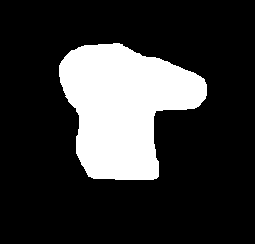
%> input picture Lab 6-A/Image_1.bmp, 255 x 244 px
$ octave erosion.m   (GNU Octave 9; MATLAB toolbox functions it lacks are replaced by stand-ins)
%> lines starting %> are read from the running program, lines starting %| are printed output that depends on the picture; in (x1, y1, x2, y2) boxes, pixels count from 0 and x2, y2 are one past the last pixel; in counts of white or black regions, pixels touching at a corner belong together; the program's own positions count from 1
A=imread('Image_1.bmp');
%> A: size 244x255 logical; 21% white; 1 white region, box (x1, y1, x2, y2) and area: (59, 43, 207, 180) 13041
figure;
subplot(131);
imshow(A);
%B=[1 1 1 1 1; 1 1 1 1 1; 1 1 1 1 1;1 1 1 1 1;1 1 1 1 1];%square
B=[0 0 1 0 0; 0 1 1 1 0; 1 1 1 1 1;0 1 1 1 0;0 0 1 0 0];%circle
C=padarray(A,[0 1],1);
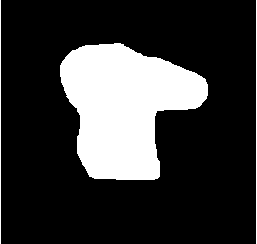
%> C: size 244x257 logical; 21.6% white; 3 white regions, box (x1, y1, x2, y2) and area: (60, 43, 208, 180) 13041, (0, 0, 1, 244) 244, (256, 0, 257, 244) 244
D=false(size(A));
for i=1:size(C,1)-4
    for j=1:size(C,2)-4
        X=C(i:i+4,j:j+4);
        Y=find(B==1);
        if(X(Y)==1)
            D(i+2,j+2)=1;
        end
    end
end
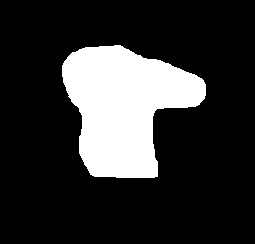
%> D: size 244x255 logical; 19.5% white; 1 white region, box (x1, y1, x2, y2) and area: (62, 45, 206, 178) 12115
subplot(132);
imshow(D);
subplot(133);
imshow(A-D);
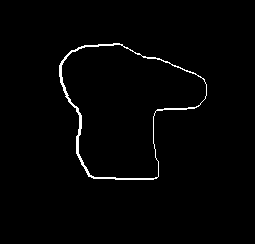
%> displayed picture: size 244x255, on the screen's scale of 0 to 255; 1.5% white in thin lines or dots, all inside (x1, y1, x2, y2) = (59, 43, 207, 180)
